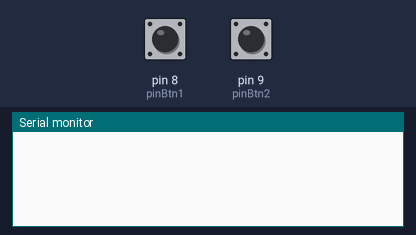
This program was run on a simulated Arduino Uno, built with avr-gcc and run on an emulated ATmega328P. Shown: the last lines printed to the serial monitor. Inputs (shaded band) come from the test bench; at power-on: pin 8 (pinBtn1) HIGH, pin 9 (pinBtn2) HIGH.

Above: at 1.2 s.
1.3 s: pin 8 (pinBtn1) pulled LOW for 0.15 s
At 2.3 s:
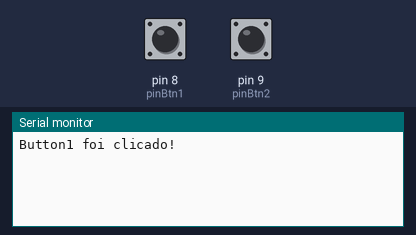
2.9 s: pin 9 (pinBtn2) pulled LOW for 0.15 s
At 4.1 s:
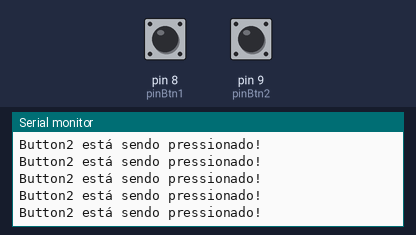

Measured:
- after the input at 1.3 s, the serial monitor: prints a new line at once (image 1)
- after the input at 2.9 s, the serial monitor: prints a new line at once (image 2)

The program:

main.cpp
```cpp
//Importando bibliotecas
#include <Arduino.h>
#include "PushButton.hpp"

//Mapeando hardware
#define pinBtn1 8
#define pinBtn2 9

//Criando objetos PushButton
PushButton button1(pinBtn1, 170);
PushButton button2(pinBtn2, 170);

void setup(){
    //Inicializando monitor serial
    Serial.begin(9600);
}

void loop(){
    //Verifica se o button1 foi clicado
    if(button1.clickButton())
        Serial.println("Button1 foi clicado!");

    //Verifica se o button2 está sendo pressionado
    if(button2.pressButton())
        Serial.println("Button2 está sendo pressionado!");
}
```

PushButton.cpp
```cpp
//Arquivo .cpp que contém os métodos

//Incluindo arquivo .hpp que contém a classe
#include "PushButton.hpp"

//Função construtora
PushButton::PushButton(const int8_t _pin, const int16_t _interval):
pin(_pin), interval(_interval), t(0), oldState(true){
    //Definindo o pino do botão como pino de entrada com resistor PULLUP
    pinMode(pin, INPUT_PULLUP);
}

//Função que verifica se o botão está pressionado
bool PushButton::pressButton(){
    //Retorna a leitura atual do botão
    return !digitalRead(pin);
}

//Função que verifica se o botão foi clicado
bool PushButton::clickButton(){
    //Armazenando o estado atual do botão
    bool state = digitalRead(pin);
    bool value = false;

    //Verifica se passou um intervalo em milisegundos desde o último clique
    if((millis() - t) >= interval){
        if(oldState && !state){
            value = true;
            t = millis();
        }
    }

    //Atualiza o antigo estado do botão
    oldState = state;

    //Retorna value
    return value;
}
```

PushButton.hpp
```cpp
//Classe PushButton

#ifndef PUSHBUTTON
#define PUSHBUTTON

//Incluindo a biblioteca padrão do arduino
#include <Arduino.h>

//Criando Classe PushButton
class PushButton{
    //Definindo atributos e métodos
    public:
        PushButton(const int8_t _pin, const int16_t _time); //Método construtor
        bool pressButton();                                 //Função que verifica se o botão está pressionado
        bool clickButton();                                 //Verifica se clicarão o botão

    protected:
        unsigned long t;                            //instante do último clique do botão
        const int8_t pin;                           //Pino onde o botão está conectado
        const int16_t interval;                     //Intervalo para controle do efeito Bounce
        bool oldState;                              //Estado anterior do botão
};

#endif
```
